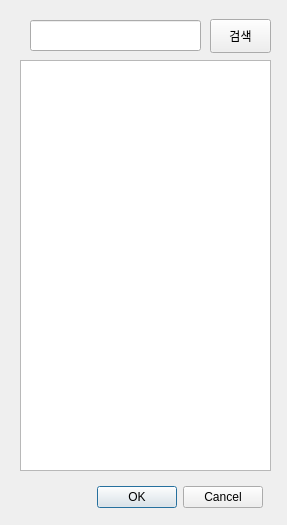
<?xml version="1.0" encoding="UTF-8"?>
<ui version="4.0">
 <class>Dialog</class>
 <widget class="QDialog" name="Dialog">
  <property name="geometry">
   <rect>
    <x>0</x>
    <y>0</y>
    <width>287</width>
    <height>525</height>
   </rect>
  </property>
  <property name="windowTitle">
   <string>종목 검색</string>
  </property>
  <widget class="QListWidget" name="tv_searchResult">
   <property name="geometry">
    <rect>
     <x>20</x>
     <y>60</y>
     <width>251</width>
     <height>411</height>
    </rect>
   </property>
  </widget>
  <widget class="QLineEdit" name="et_searchCode">
   <property name="geometry">
    <rect>
     <x>30</x>
     <y>20</y>
     <width>171</width>
     <height>31</height>
    </rect>
   </property>
  </widget>
  <widget class="QPushButton" name="bt_serachButton">
   <property name="geometry">
    <rect>
     <x>210</x>
     <y>19</y>
     <width>61</width>
     <height>34</height>
    </rect>
   </property>
   <property name="text">
    <string>검색</string>
   </property>
  </widget>
  <widget class="QDialogButtonBox" name="bts_searchCode">
   <property name="geometry">
    <rect>
     <x>30</x>
     <y>480</y>
     <width>233</width>
     <height>34</height>
    </rect>
   </property>
   <property name="standardButtons">
    <set>QDialogButtonBox::Cancel|QDialogButtonBox::Ok</set>
   </property>
  </widget>
  <zorder>et_searchCode</zorder>
  <zorder>tv_searchResult</zorder>
  <zorder>bt_serachButton</zorder>
  <zorder>bts_searchCode</zorder>
 </widget>
 <resources/>
 <connections/>
</ui>
